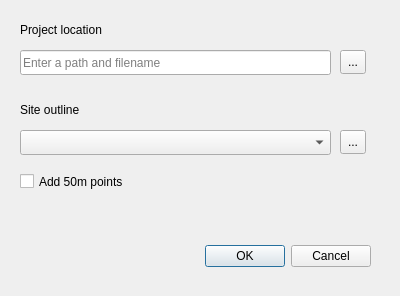
<?xml version="1.0" encoding="UTF-8"?>
<ui version="4.0">
 <class>PeatlandSpatialDialogBase</class>
 <widget class="QDialog" name="PeatlandSpatialDialogBase">
  <property name="geometry">
   <rect>
    <x>0</x>
    <y>0</y>
    <width>400</width>
    <height>296</height>
   </rect>
  </property>
  <property name="windowTitle">
   <string>Peatland ACTION Tools</string>
  </property>
  <widget class="QDialogButtonBox" name="button_box">
   <property name="geometry">
    <rect>
     <x>30</x>
     <y>240</y>
     <width>341</width>
     <height>32</height>
    </rect>
   </property>
   <property name="orientation">
    <enum>Qt::Horizontal</enum>
   </property>
   <property name="standardButtons">
    <set>QDialogButtonBox::Cancel|QDialogButtonBox::Ok</set>
   </property>
  </widget>
  <widget class="QLabel" name="projectLocationLabel">
   <property name="geometry">
    <rect>
     <x>20</x>
     <y>20</y>
     <width>111</width>
     <height>20</height>
    </rect>
   </property>
   <property name="text">
    <string>Project location</string>
   </property>
  </widget>
  <widget class="QComboBox" name="siteOutline">
   <property name="geometry">
    <rect>
     <x>20</x>
     <y>130</y>
     <width>311</width>
     <height>25</height>
    </rect>
   </property>
   <property name="placeholderText">
    <string/>
   </property>
  </widget>
  <widget class="QLabel" name="siteOutlineLabel">
   <property name="geometry">
    <rect>
     <x>20</x>
     <y>100</y>
     <width>111</width>
     <height>20</height>
    </rect>
   </property>
   <property name="text">
    <string>Site outline</string>
   </property>
  </widget>
  <widget class="QCheckBox" name="checkBox50m">
   <property name="geometry">
    <rect>
     <x>20</x>
     <y>170</y>
     <width>141</width>
     <height>23</height>
    </rect>
   </property>
   <property name="text">
    <string>Add 50m points</string>
   </property>
  </widget>
  <widget class="QLineEdit" name="projectLocationEdit">
   <property name="geometry">
    <rect>
     <x>20</x>
     <y>50</y>
     <width>311</width>
     <height>25</height>
    </rect>
   </property>
   <property name="placeholderText">
    <string>Enter a path and filename</string>
   </property>
  </widget>
  <widget class="QToolButton" name="projectLocationTool">
   <property name="geometry">
    <rect>
     <x>340</x>
     <y>50</y>
     <width>26</width>
     <height>24</height>
    </rect>
   </property>
   <property name="text">
    <string>...</string>
   </property>
  </widget>
  <widget class="QToolButton" name="siteOutlineTool">
   <property name="geometry">
    <rect>
     <x>340</x>
     <y>130</y>
     <width>26</width>
     <height>24</height>
    </rect>
   </property>
   <property name="text">
    <string>...</string>
   </property>
  </widget>
 </widget>
 <resources/>
 <connections>
  <connection>
   <sender>button_box</sender>
   <signal>accepted()</signal>
   <receiver>PeatlandSpatialDialogBase</receiver>
   <slot>accept()</slot>
   <hints>
    <hint type="sourcelabel">
     <x>20</x>
     <y>20</y>
    </hint>
    <hint type="destinationlabel">
     <x>20</x>
     <y>20</y>
    </hint>
   </hints>
  </connection>
  <connection>
   <sender>button_box</sender>
   <signal>rejected()</signal>
   <receiver>PeatlandSpatialDialogBase</receiver>
   <slot>reject()</slot>
   <hints>
    <hint type="sourcelabel">
     <x>20</x>
     <y>20</y>
    </hint>
    <hint type="destinationlabel">
     <x>20</x>
     <y>20</y>
    </hint>
   </hints>
  </connection>
 </connections>
</ui>
